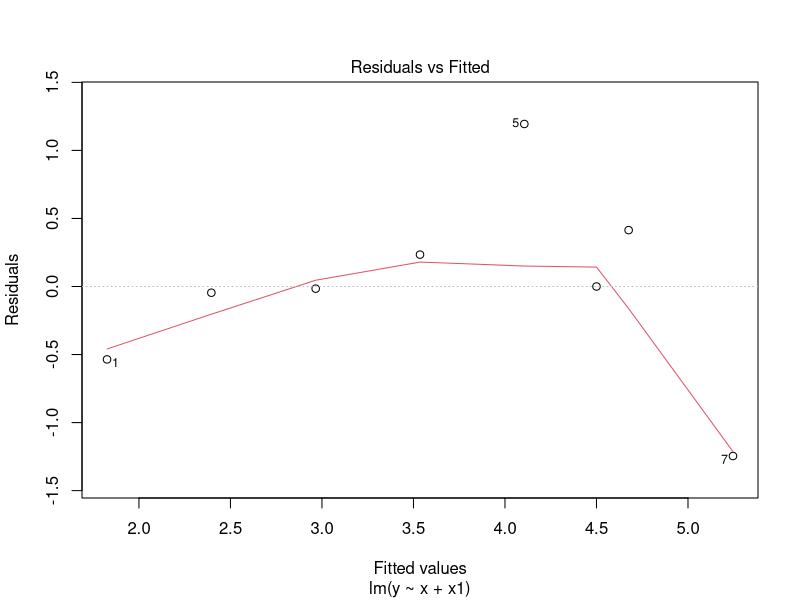
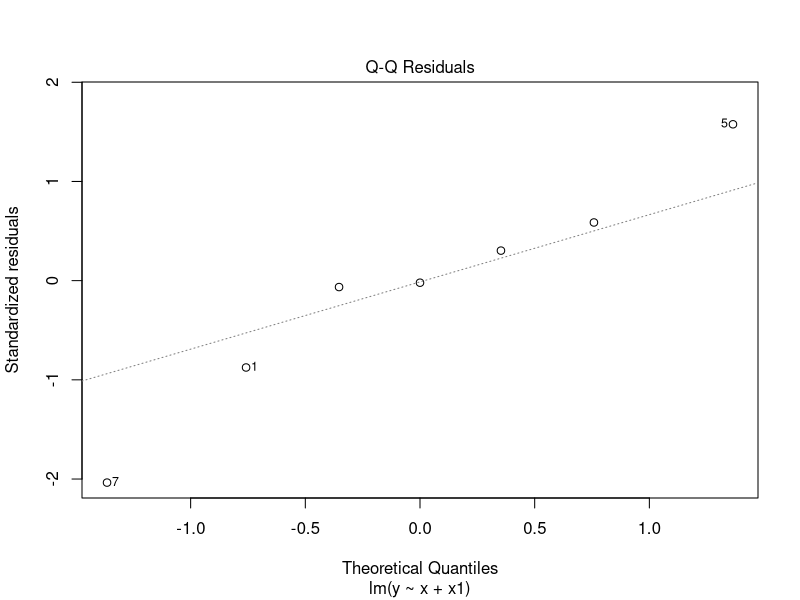
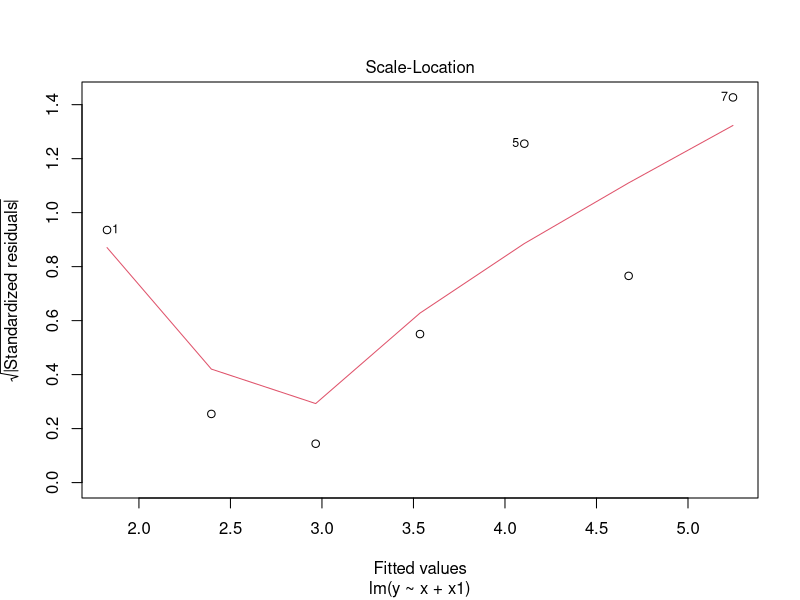
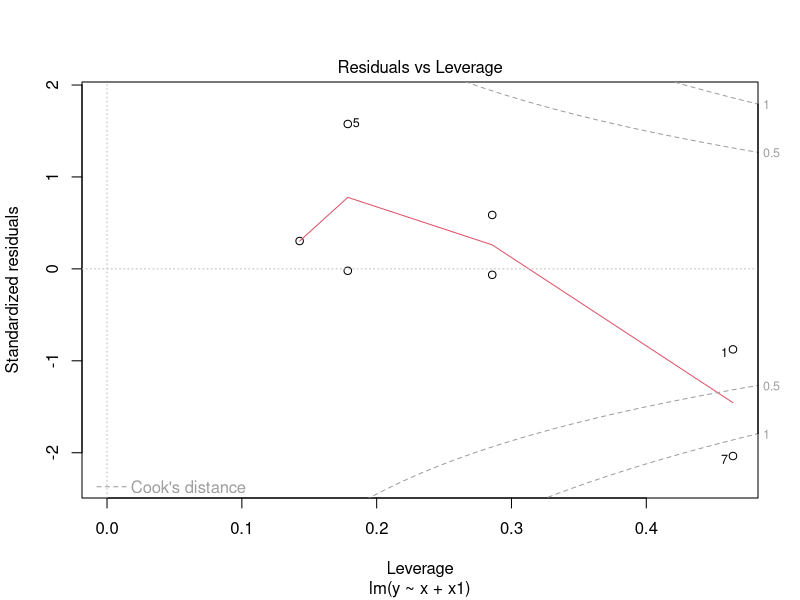
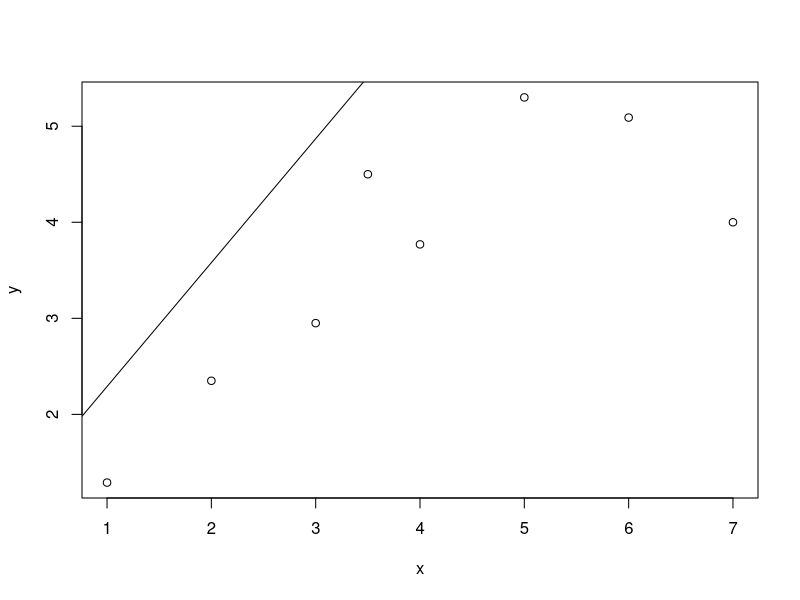

Write the R code that produced these figures, in order.
## ---- chunk 1
x <- c(1:7,NA)
x1 <- ifelse(is.na(x),1,0)
x1

y <- c(1.29, 2.35, 2.95, 3.77, 5.30, 5.09, 4, 4.5)
cbind(x,y)


# IMpute
x[is.na(x)] <- sum(1  +2  +3  +4  +5  +6  +7)/8

x

# fit regression 

m1 <- lm(y ~ x + x1)
summary(m1)
plot(m1)
m1$fitted.values
m1$residuals




plot(x,y)
abline(x,y)
